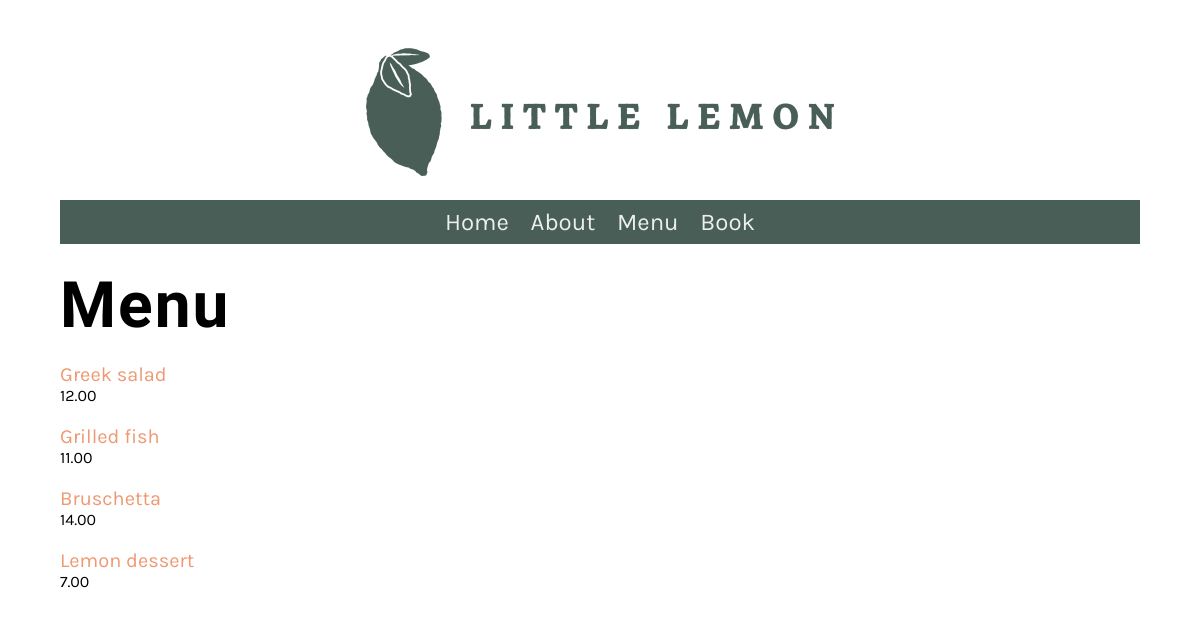
The page /menu on the database its author committed.
### restaurant/models.py (models this page shows, shortened)
class Menu(models.Model):
   name = models.CharField(max_length=200)
   price = models.IntegerField()
   description = models.CharField(max_length=1000, default='')

### restaurant/views.py (the view)
# urls.py: path('menu', views.menu, name="menu"),
def menu(request):
    menu_data = Menu.objects.all()
    return render(request, 'menu.html', {'menu': menu_data})

### restaurant/templates/menu.html
{% extends "base.html" %}
{% load static %}
{% block content %}
<h1>Menu</h1>
<div class='column'>
    {% for item in menu %}
        <p >
            <a href="{% url 'display_menu' pk=item.pk %}">{{ item.name }}</a>
            <span class='menu-price'>{{ item.price }}.00</span>
        </p>
    {% endfor %}
</div>
{% endblock %}

### restaurant/templates/base.html (shortened to what this page needs)
{% load static %}
<!DOCTYPE html>
<html lang="en">
  <head>
    <link
      rel="preload"
      as="style"
      href="{% static 'css/style.css' %}"
      onload="this.rel = 'stylesheet'"
    />
  </head>
  <body>
    {% include 'partials/_header.html' %}
    <main>{% block content %} {% endblock %}</main>
  </body>
</html>

### restaurant/templates/partials/_header.html
{% load static %}
<header>
  <img src="{% static 'img/logo.png' %}" />
</header>
<nav>
  <ul>
    <li><a href="{% url 'home' %}">Home</a></li>
    <li><a href="{% url 'about' %}">About</a></li>
    <li><a href="{% url 'menu' %}">Menu</a></li>
    <li><a href="{% url 'book' %}">Book</a></li>
  </ul>
</nav>

### restaurant/static/css/style.css (style rules this page uses)
body { font-family: 'Karla', sans-serif; margin-top: 3rem; margin-bottom: 3rem; margin-left: 5%; margin-right: 5%; }
h1, h2, h3, h4, h5, h6 { font-family: 'Markazi Text', serif; letter-spacing: 2px;; }
h1 { font-size: 4rem; margin-top: 1.5rem; margin-bottom: 0; }
p, ul { font-size: 1.25rem;; }
a { color: #EE9972; text-decoration: none; }
header img { display: block; margin-left: auto; margin-right: auto; max-width: 100%; height: auto; }
nav { background-color: #495E57; margin-top: 1rem; margin-bottom: 1rem; margin-bottom: 0px; }
nav ul { list-style: none; font-size: 1.5rem; text-align: center; padding-inline-start: 0rem; margin-bottom: 0px; }
nav ul li { display: inline-block; margin: 0.5rem; }
nav ul a { color: #EDEFEE; text-decoration: none; }
.column { flex-basis: 50%; margin-bottom: 1rem; padding-bottom: 1rem; }
.menu-price { display: block; font-size: 1rem; }

### rows shown on the page
Menu: name "Greek salad", price "12"
Menu: name "Grilled fish", price "11"
Menu: name "Bruschetta", price "14"
Menu: name "Lemon dessert", price "7"
